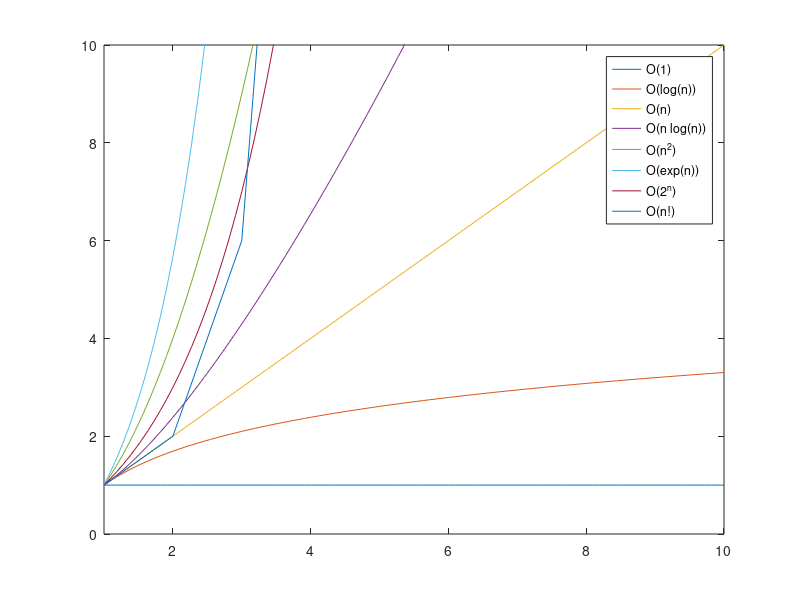

Write the MATLAB code that produced this figure.
N = 10;
n = linspace(1,N,100);
plot(n,ones(size(n)),'DisplayName','O(1)')
hold on; plot(n,1+log(n),'DisplayName','O(log(n))'); hold off
hold on; plot(n,n,'DisplayName','O(n)'); hold off
hold on; plot(n,1+n.*log(n),'DisplayName','O(n log(n))'); hold off
hold on; plot(n,n.^2,'DisplayName','O(n^2)'); hold off
hold on; plot(n,exp(n)+1-exp(1),'DisplayName','O(exp(n))'); hold off
hold on; plot(n,2.^n-1,'DisplayName','O(2^n)'); hold off
hold on; plot(1:N,factorial(1:N),'DisplayName','O(n!)'); hold off
xlim([1,N])
ylim([0,N])
legend